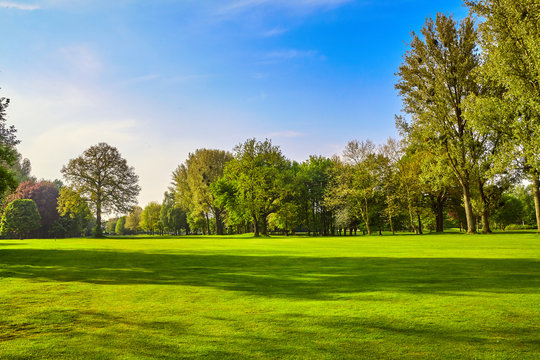
#> input picture target.png, 540 x 360 px
$ python Arrow_Generation.py
#> lines starting #> are read from the running program, lines starting #| are printed output that depends on the picture; after the words box and inside, x2 and y2 are one past the last pixel; in counts of white or black regions, pixels touching at a corner belong together
import cv2
import numpy as np
import matplotlib.pyplot as plt

def draw_shadow_direction_arrow(image_path, output_path="shadow_direction.png"):
    # Load image and convert to grayscale
#> called with image_path = 'target.png', output_path = 'shadow_direction.png'
    img = cv2.imread(image_path)
#> img is the input picture: shape (360, 540, 3); mean B, G, R 94.5, 145.8, 124.4
    gray = cv2.cvtColor(img, cv2.COLOR_BGR2GRAY)
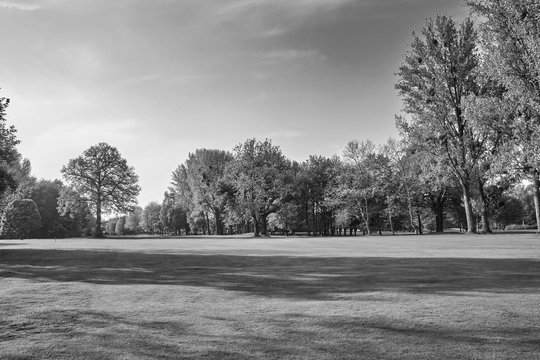
#> gray: shape (360, 540); min 1, max 254, mean 133.6
    h, w = gray.shape
#> h = 360; w = 540

    # Enhance contrast (optional)
    gray = cv2.equalizeHist(gray)
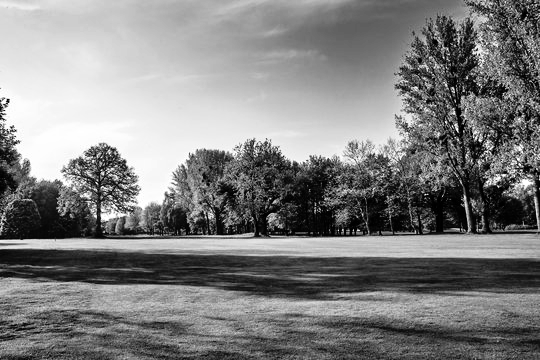
#> gray: shape (360, 540); min 0, max 255, mean 128.2

    # Threshold to isolate shadows (dark regions)
    _, shadow_mask = cv2.threshold(gray, 80, 255, cv2.THRESH_BINARY_INV)
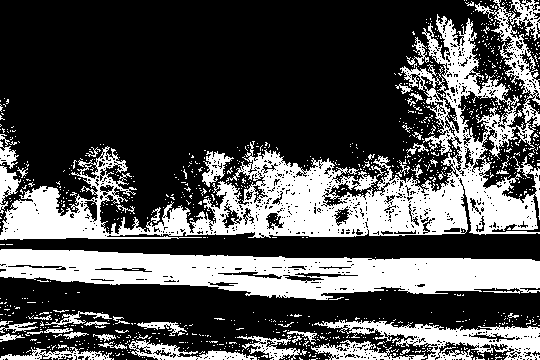
#> shadow_mask: shape (360, 540); 31.4% white; 1034 white regions (978 under 20 px), largest, box (x1, y1, x2, y2) and area: (0, 0, 540, 240) 30752, (0, 249, 540, 300) 16834, (314, 320, 540, 360) 3725

    # Edge detection
    edges = cv2.Canny(shadow_mask, 50, 150)
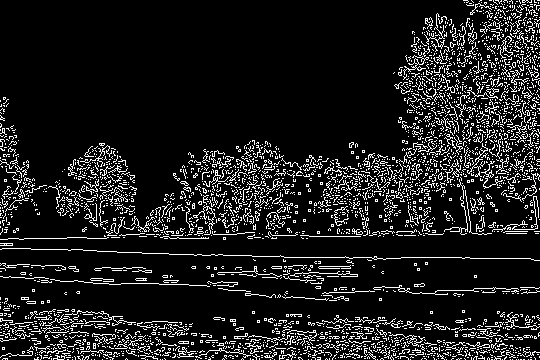
#> edges: shape (360, 540); 11.5% white in thin lines or dots

    # Detect lines (possible shadows)
    lines = cv2.HoughLinesP(edges, 1, np.pi/180, threshold=80, minLineLength=60, maxLineGap=10)
#> lines = 160 rows, first 6: [97, 251, 227, 255], [428, 357, 535, 359], [203, 172, 347, 175], [459, 230, 537, 228], [290, 166, 493, 174], [2, 355, 123, 355]

    angles = []
    directions = []

    if lines is not None:
        for line in lines:
            x1, y1, x2, y2 = line[0]
            dx, dy = x2 - x1, y1 - y2
            angle = np.arctan2(dx, dy)
            angles.append(angle)
            directions.append((dx, dy))
#> this loop made 160 passes
#> (x1, y1, x2, y2, dx, dy, angle) on passes 1 to 3: (97, 251, 227, 255, 130, -4, 1.6), (428, 357, 535, 359, 107, -2, 1.59), (203, 172, 347, 175, 144, -3, 1.59)
#> after the loop, angles = 160 values, max 1.73 at index 144, min 0.785 at index 27, mean 1.37; directions = 160 pairs, first value 60 to 239, second value -12 to 183

        # Average direction
        avg_dx = int(np.mean([d[0] for d in directions]))
#> avg_dx = 91
        avg_dy = int(np.mean([d[1] for d in directions]))
#> avg_dy = 21

        # Normalize direction vector
        norm = np.sqrt(avg_dx**2 + avg_dy**2)
#> norm = 93.39
        if norm == 0:
            avg_dx, avg_dy = 50, 50  # default fallback
        else:
            avg_dx = int(150 * (avg_dx / norm))
#> avg_dx = 146
            avg_dy = int(150 * (avg_dy / norm))
#> avg_dy = 33

        # Arrow start and end points
        start = (w // 2, h // 2)
#> start = (270, 180)
        end = (start[0] + avg_dx, start[1] + avg_dy)
#> end = (416, 213)

        # Draw the arrow on the image
        cv2.arrowedLine(img, start, end, (0, 255, 255), 5, tipLength=0.2)
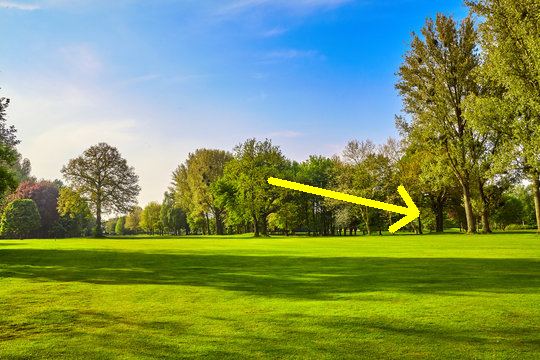
#> img: shape (360, 540, 3); 0.77% of pixels changed, all inside (x1, y1, x2, y2) = (267, 177, 420, 233)
        print(f"Arrow drawn from {start} to {end}")
#| Arrow drawn from (270, 180) to (416, 213)
    else:
        print("No shadows detected.")
        return

    # Save and show output
    cv2.imwrite(output_path, img)
    plt.imshow(cv2.cvtColor(img, cv2.COLOR_BGR2RGB))
    plt.title("Estimated Shadow Direction")
    plt.axis("off")
    plt.show()

# Run on your target image
draw_shadow_direction_arrow("target.png")
